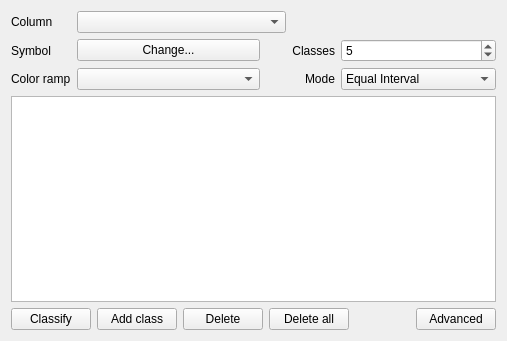
<?xml version="1.0" encoding="UTF-8"?>
<ui version="4.0">
 <class>QgsGraduatedSymbolRendererV2Widget</class>
 <widget class="QWidget" name="QgsGraduatedSymbolRendererV2Widget">
  <property name="geometry">
   <rect>
    <x>0</x>
    <y>0</y>
    <width>507</width>
    <height>341</height>
   </rect>
  </property>
  <layout class="QVBoxLayout" name="verticalLayout">
   <item>
    <layout class="QGridLayout">
     <item row="0" column="0">
      <widget class="QLabel" name="label_4">
       <property name="text">
        <string>Column</string>
       </property>
       <property name="buddy">
        <cstring>cboGraduatedColumn</cstring>
       </property>
      </widget>
     </item>
     <item row="0" column="1" colspan="2">
      <widget class="QComboBox" name="cboGraduatedColumn"/>
     </item>
     <item row="1" column="0">
      <widget class="QLabel" name="label_6">
       <property name="text">
        <string>Symbol</string>
       </property>
       <property name="buddy">
        <cstring>btnChangeGraduatedSymbol</cstring>
       </property>
      </widget>
     </item>
     <item row="1" column="1">
      <widget class="QPushButton" name="btnChangeGraduatedSymbol">
       <property name="sizePolicy">
        <sizepolicy hsizetype="Minimum" vsizetype="Fixed">
         <horstretch>1</horstretch>
         <verstretch>0</verstretch>
        </sizepolicy>
       </property>
       <property name="text">
        <string>Change...</string>
       </property>
      </widget>
     </item>
     <item row="1" column="3">
      <widget class="QLabel" name="label_5">
       <property name="text">
        <string>Classes</string>
       </property>
       <property name="alignment">
        <set>Qt::AlignRight|Qt::AlignTrailing|Qt::AlignVCenter</set>
       </property>
       <property name="buddy">
        <cstring>spinGraduatedClasses</cstring>
       </property>
      </widget>
     </item>
     <item row="1" column="4">
      <widget class="QSpinBox" name="spinGraduatedClasses">
       <property name="sizePolicy">
        <sizepolicy hsizetype="Minimum" vsizetype="Fixed">
         <horstretch>0</horstretch>
         <verstretch>0</verstretch>
        </sizepolicy>
       </property>
       <property name="minimum">
        <number>1</number>
       </property>
       <property name="maximum">
        <number>999</number>
       </property>
       <property name="value">
        <number>5</number>
       </property>
      </widget>
     </item>
     <item row="2" column="0">
      <widget class="QLabel" name="label_7">
       <property name="text">
        <string>Color ramp</string>
       </property>
       <property name="buddy">
        <cstring>cboGraduatedColorRamp</cstring>
       </property>
      </widget>
     </item>
     <item row="2" column="1">
      <widget class="QgsColorRampComboBox" name="cboGraduatedColorRamp"/>
     </item>
     <item row="2" column="3">
      <widget class="QLabel" name="label_8">
       <property name="text">
        <string>Mode</string>
       </property>
       <property name="alignment">
        <set>Qt::AlignRight|Qt::AlignTrailing|Qt::AlignVCenter</set>
       </property>
       <property name="buddy">
        <cstring>cboGraduatedMode</cstring>
       </property>
      </widget>
     </item>
     <item row="2" column="4">
      <widget class="QComboBox" name="cboGraduatedMode">
       <item>
        <property name="text">
         <string>Equal Interval</string>
        </property>
       </item>
       <item>
        <property name="text">
         <string>Quantile (Equal Count)</string>
        </property>
       </item>
       <item>
        <property name="text">
         <string>Natural Breaks (Jenks)</string>
        </property>
       </item>
       <item>
        <property name="text">
         <string>Standard Deviation</string>
        </property>
       </item>
       <item>
        <property name="text">
         <string>Pretty Breaks</string>
        </property>
       </item>
      </widget>
     </item>
     <item row="1" column="2" rowspan="2">
      <spacer>
       <property name="orientation">
        <enum>Qt::Horizontal</enum>
       </property>
       <property name="sizeHint" stdset="0">
        <size>
         <width>20</width>
         <height>20</height>
        </size>
       </property>
      </spacer>
     </item>
    </layout>
   </item>
   <item>
    <widget class="QTreeView" name="viewGraduated">
     <property name="contextMenuPolicy">
      <enum>Qt::CustomContextMenu</enum>
     </property>
     <property name="showDropIndicator" stdset="0">
      <bool>true</bool>
     </property>
     <property name="dragDropMode">
      <enum>QAbstractItemView::InternalMove</enum>
     </property>
     <property name="selectionMode">
      <enum>QAbstractItemView::ExtendedSelection</enum>
     </property>
     <property name="rootIsDecorated">
      <bool>false</bool>
     </property>
     <property name="itemsExpandable">
      <bool>false</bool>
     </property>
     <property name="sortingEnabled">
      <bool>true</bool>
     </property>
    </widget>
   </item>
   <item>
    <layout class="QHBoxLayout" name="_2">
     <item>
      <widget class="QPushButton" name="btnGraduatedClassify">
       <property name="text">
        <string>Classify</string>
       </property>
      </widget>
     </item>
     <item>
      <widget class="QPushButton" name="btnGraduatedAdd">
       <property name="text">
        <string>Add class</string>
       </property>
      </widget>
     </item>
     <item>
      <widget class="QPushButton" name="btnGraduatedDelete">
       <property name="text">
        <string>Delete</string>
       </property>
      </widget>
     </item>
     <item>
      <widget class="QPushButton" name="btnDeleteAllClasses">
       <property name="text">
        <string>Delete all</string>
       </property>
      </widget>
     </item>
     <item>
      <spacer>
       <property name="orientation">
        <enum>Qt::Horizontal</enum>
       </property>
       <property name="sizeHint" stdset="0">
        <size>
         <width>40</width>
         <height>20</height>
        </size>
       </property>
      </spacer>
     </item>
     <item>
      <widget class="QPushButton" name="btnAdvanced">
       <property name="text">
        <string>Advanced</string>
       </property>
      </widget>
     </item>
    </layout>
   </item>
  </layout>
 </widget>
 <customwidgets>
  <customwidget>
   <class>QgsColorRampComboBox</class>
   <extends>QComboBox</extends>
   <header>qgscolorrampcombobox.h</header>
  </customwidget>
 </customwidgets>
 <tabstops>
  <tabstop>cboGraduatedColumn</tabstop>
  <tabstop>btnChangeGraduatedSymbol</tabstop>
  <tabstop>cboGraduatedColorRamp</tabstop>
  <tabstop>spinGraduatedClasses</tabstop>
  <tabstop>cboGraduatedMode</tabstop>
  <tabstop>viewGraduated</tabstop>
  <tabstop>btnGraduatedClassify</tabstop>
  <tabstop>btnGraduatedDelete</tabstop>
 </tabstops>
 <resources/>
 <connections/>
</ui>
